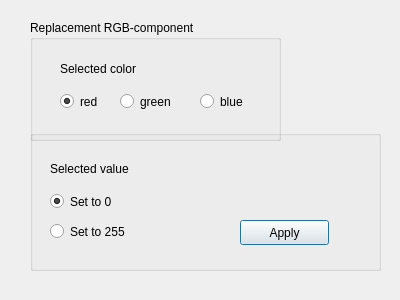
<?xml version="1.0" encoding="UTF-8"?>
<ui version="4.0">
 <class>Dialog</class>
 <widget class="QDialog" name="Dialog">
  <property name="geometry">
   <rect>
    <x>0</x>
    <y>0</y>
    <width>400</width>
    <height>300</height>
   </rect>
  </property>
  <property name="windowTitle">
   <string>Dialog</string>
  </property>
  <widget class="QGroupBox" name="groupBox">
   <property name="geometry">
    <rect>
     <x>30</x>
     <y>20</y>
     <width>251</width>
     <height>121</height>
    </rect>
   </property>
   <property name="title">
    <string>Replacement RGB-component</string>
   </property>
   <widget class="QRadioButton" name="red">
    <property name="geometry">
     <rect>
      <x>30</x>
      <y>70</y>
      <width>51</width>
      <height>23</height>
     </rect>
    </property>
    <property name="text">
     <string>red</string>
    </property>
    <property name="checked">
     <bool>true</bool>
    </property>
   </widget>
   <widget class="QRadioButton" name="green">
    <property name="geometry">
     <rect>
      <x>90</x>
      <y>70</y>
      <width>71</width>
      <height>23</height>
     </rect>
    </property>
    <property name="text">
     <string>green</string>
    </property>
   </widget>
   <widget class="QRadioButton" name="blue">
    <property name="geometry">
     <rect>
      <x>170</x>
      <y>70</y>
      <width>61</width>
      <height>23</height>
     </rect>
    </property>
    <property name="text">
     <string>blue</string>
    </property>
   </widget>
   <widget class="QLabel" name="label">
    <property name="geometry">
     <rect>
      <x>30</x>
      <y>40</y>
      <width>162</width>
      <height>17</height>
     </rect>
    </property>
    <property name="text">
     <string>Selected color</string>
    </property>
   </widget>
  </widget>
  <widget class="QGroupBox" name="groupBox_2">
   <property name="geometry">
    <rect>
     <x>30</x>
     <y>130</y>
     <width>351</width>
     <height>141</height>
    </rect>
   </property>
   <property name="title">
    <string/>
   </property>
   <widget class="QLabel" name="label_2">
    <property name="geometry">
     <rect>
      <x>20</x>
      <y>30</y>
      <width>151</width>
      <height>17</height>
     </rect>
    </property>
    <property name="text">
     <string>Selected value</string>
    </property>
   </widget>
   <widget class="QRadioButton" name="radioButton">
    <property name="geometry">
     <rect>
      <x>20</x>
      <y>60</y>
      <width>141</width>
      <height>23</height>
     </rect>
    </property>
    <property name="text">
     <string>Set to 0</string>
    </property>
    <property name="checked">
     <bool>true</bool>
    </property>
   </widget>
   <widget class="QRadioButton" name="radioButton_2">
    <property name="geometry">
     <rect>
      <x>20</x>
      <y>90</y>
      <width>151</width>
      <height>23</height>
     </rect>
    </property>
    <property name="text">
     <string>Set to 255</string>
    </property>
   </widget>
   <widget class="QPushButton" name="pushButton">
    <property name="geometry">
     <rect>
      <x>210</x>
      <y>90</y>
      <width>89</width>
      <height>25</height>
     </rect>
    </property>
    <property name="text">
     <string>Apply</string>
    </property>
   </widget>
  </widget>
 </widget>
 <resources/>
 <connections/>
</ui>
